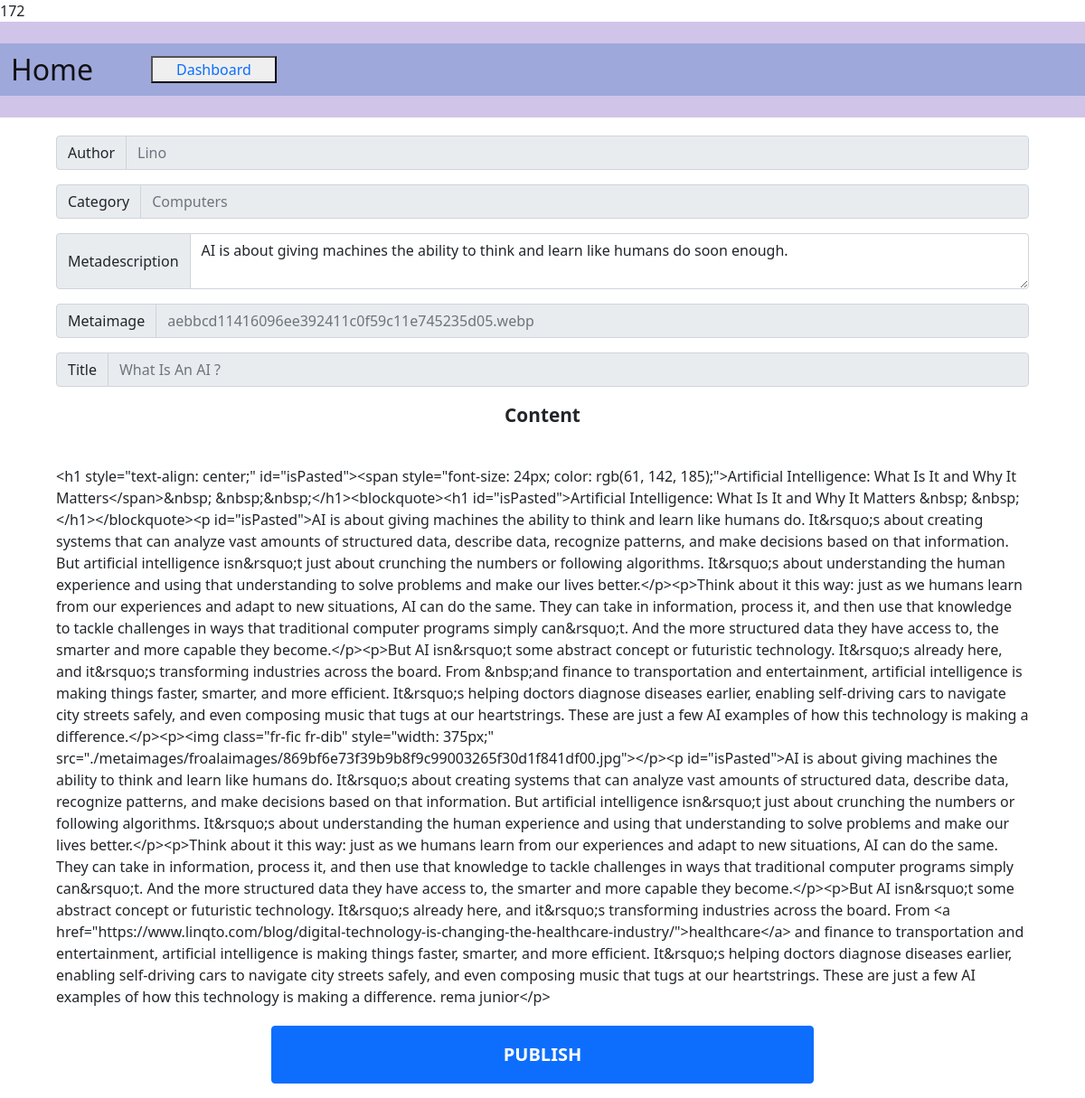
Screenshot of /project1/oscar/editor/html/popular/publish.php?table=drafts&id=172 with the database file from the repository.
### tables this page shows
CREATE TABLE `drafts` (
  `ID` int(25) NOT NULL,
  `Author` varchar(255) NOT NULL,
  `Content` longtext NOT NULL,
  `Title` longtext NOT NULL,
  `Category` varchar(255) NOT NULL,
  `Metaimage` varchar(255) NOT NULL,
  `Metadescription` varchar(255) NOT NULL,
  `userimage` varchar(100) NOT NULL
);

### project1/oscar/editor/html/popular/publish.php (the view, shortened to what this page needs)
<?php
include('../../../includes/conn.php');
if($conn){
    $id = mysqli_real_escape_string($conn, $_GET['id']);
    if($_GET['id']){
        $sql = "SELECT * FROM drafts WHERE id = $id";
        $query = mysqli_query($conn, $sql);
        $results = mysqli_fetch_all($query, MYSQLI_ASSOC);
        print_r($results[0]['ID']);
    }
}
?>
<!DOCTYPE html>
<html lang="en">
<head>
    <link href="https://cdn.jsdelivr.net/npm/bootstrap@5.0.2/dist/css/bootstrap.min.css" rel="stylesheet">
</head>
<body>
    <div class="row header">
            <nav class="nav navbar navbar-expand-sm navbar-light py-4">
                <div class="container-fluid">
                    <a class="navbar-brand" href="../../.././editor/html/popular/Home/index.php" style="fontweight: bolder; font-size: 200%;">Home</a>
                    <div class="collapse navbar-collapse mx-5" id="navbarNav">
                        <button>
                            <a href="../../.././pages/dashboard.php" style="text-decoration: none; margin: 20px">Dashboard</a>
                        </button>
                    </div>
                </div>
            </nav>
    </div>
    <form action="publish.php?id=<?php echo htmlspecialchars($_GET['id']) ?>" method="post">
        <div class="row all">
            <div class="input-group flex-nowrap mb-3">
                <span class="input-group-text" id="addon-wrapping">Author</span>
                <input type="text" class="form-control disabled" placeholder="<?php echo htmlspecialchars($results[0]['Author']); ?>" aria-label="Username" aria-describedby="addon-wrapping" disabled>
            </div>
            <div class="input-group flex-nowrap mb-3">
                <span class="input-group-text" id="addon-wrapping">Category</span>
                <input type="text" class="form-control disabled" placeholder="<?php echo htmlspecialchars($results[0]['Category']); ?>" aria-label="Username" aria-describedby="addon-wrapping" disabled>
            </div><br>
            <div class="input-group flex-nowrap mb-3">
                <span class="input-group-text" id="addon-wrapping">Metadescription</span>
                <textarea class="form-control" aria-label="With textarea"><?php echo htmlspecialchars($results[0]['Metadescription']); ?></textarea>
            </div>
            <div class="input-group flex-nowrap mb-3">
                <span class="input-group-text" id="addon-wrapping">Metaimage</span>
                <input type="text" class="form-control disabled" placeholder="<?php echo htmlspecialchars($results[0]['Metaimage']); ?>" aria-label="Username" aria-describedby="addon-wrapping" disabled>
            </div>
            <div class="input-group flex-nowrap mb-3">
                <span class="input-group-text" id="addon-wrapping">Title</span>
                <input type="text" class="form-control disabled" placeholder="<?php echo htmlspecialchars($results[0]['Title']); ?>" aria-label="Username" aria-describedby="addon-wrapping" disabled>
            </div>
            <div class="Title">
                Content
            </div>
            <div class="content">
                <?php echo htmlspecialchars($results[0]['Content']); ?>
            </div>
        </div>
        <div class="d-grid gap-2 col-6 mx-auto">
        <button type="button" class="btn btn-primary py-3 text-uppercase fs-5 fw-bolder publish" value="<?php echo $results[0]['ID']; ?>">Publish</button>
        </div>
    </form>
</body>
</html>

### project1/oscar/editor/html/popular/publish.php (style rules this page uses)
.all { margin: 20px 50px; }
.title { Text-align: center; Font-weight: bolder; font-size: 130% }
.content { margin-top: 5vh; }
.nav { background-color: #d1c4e9; }
.container-fluid { background-color: #9fa8da; }

### rows the page displays
drafts: Author "Lino", Category "Computers", Metadescription "AI is about giving machines the ability to think and learn like humans do soon enough.", Metaimage "aebbcd11416096ee392411c0f59c11e745235d05.webp", Title "What Is An AI ?", Content "<h1 style=\"text-align: center;\" id=\"isPasted\"><span style=\"font-size: 24px; color: rgb(61, 142, 185);\">Artificial Intelligence: What Is It and Why It Matters</span>&nbsp; &nbsp;&nbsp;</h1><blockquote><h1 id=\"isPasted\">Artificial Intelligence: What Is It and Why It Matters &nbsp; &nbsp;</h1></blockquote><p id=\"isPasted\">AI is about giving machines the ability to think and learn like humans do. It&rsquo;s about creating systems that can analyze vast amounts of structured data, describe data, recognize patterns, and make decisions based on that information. But artificial intelligence isn&rsquo;t just about crunching the numbers or following algorithms. It&rsquo;s about understanding the human…"
